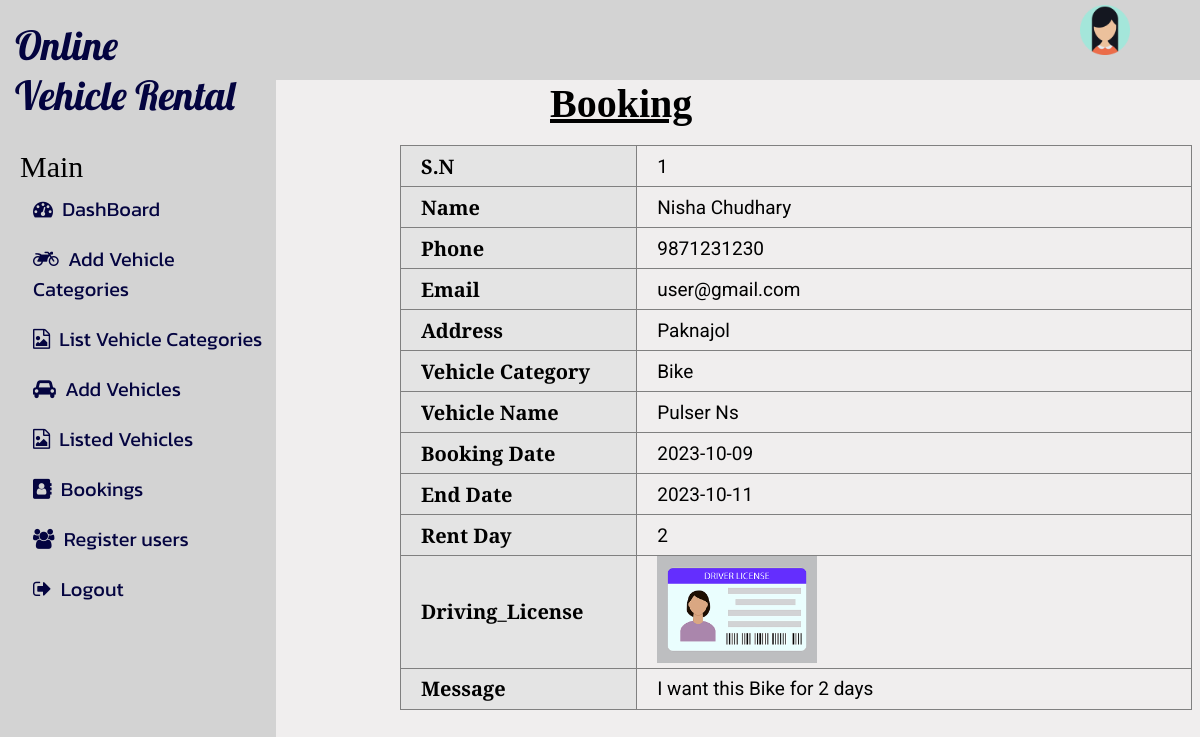
The app's page /admin/view_booking.php?b_id=1 with its own data.
### tables this page shows
CREATE TABLE `booking` (
  `b_id` int(11) NOT NULL,
  `Full_Name` varchar(30) NOT NULL,
  `Email` varchar(50) NOT NULL,
  `Phone_Number` bigint(20) DEFAULT NULL,
  `Address` varchar(30) NOT NULL,
  `Rent_Days` int(11) NOT NULL,
  `Vehicle_Category` varchar(20) NOT NULL,
  `Booking_Date` date NOT NULL,
  `End_Date` date NOT NULL,
  `Driving_License` varchar(100) DEFAULT NULL,
  `Message` varchar(500) NOT NULL,
  `status` tinyint(1) DEFAULT 0,
  `vehicle_id` int(11) DEFAULT NULL,
  `c_id` int(11) NOT NULL
);

CREATE TABLE `vehicle` (
  `vehicle_id` int(11) NOT NULL,
  `Vehicle_name` varchar(50) NOT NULL,
  `fuel` varchar(20) NOT NULL,
  `seats` int(11) NOT NULL,
  `price` int(11) NOT NULL,
  `model` int(11) NOT NULL,
  `image` varchar(100) DEFAULT NULL,
  `status` tinyint(1) DEFAULT NULL,
  `created_at` datetime NOT NULL,
  `updated_at` datetime NOT NULL,
  `created_by` int(11) DEFAULT NULL,
  `updated_by` int(11) DEFAULT NULL,
  `category_id` int(11) DEFAULT NULL,
  `message` varchar(500) NOT NULL
);

### admin/view_booking.php (the view, shortened to what this page needs)
<?php
if (isset($_GET['b_id'])) {
    $id = $_GET['b_id'];
    require_once "connection.php";
    $sql = "SELECT booking.b_id, booking.Full_Name, booking.Email, booking.Phone_Number,booking.Address, booking.Rent_Days, booking.Vehicle_Category, booking.Booking_Date, booking.End_Date, booking.Driving_License, booking.Message, booking.status, booking.message,vehicle.Vehicle_name
        FROM booking
        JOIN vehicle on vehicle.vehicle_id = booking.vehicle_id
        WHERE b_id = $id";
    $result = $connection->query($sql);
    if ($result) {
        if ($result->num_rows == 1) {
            $row = $result->fetch_assoc();
        } else {
            $row = [];
        }
    } else {
        echo "Query error: " . $connection->error;
        exit;
    }
} else {
    $row = [];
}
?>
<!DOCTYPE html>
<html lang="en">
<head>
    <link rel="stylesheet" href="https://cdnjs.cloudflare.com/ajax/libs/font-awesome/4.7.0/css/font-awesome.min.css">
    <link rel="stylesheet" type="text/css" href="dashboard.css">
</head>
<body>
    <?php
        include_once'maindashboard.php';
    ?>
    <div class="booking-list">
        <h2 class="booking-h1list">Booking</h2>
        <table class="booking-tablestyle" border="1px solid black">
                <?php if (!empty($row)) { ?>
                    <tr>
                        <th>S.N</th>
                        <td><?php echo $row['b_id'];?></td>
                    </tr>
                    <tr>
                        <th>Name</th>
                        <td><?php echo $row['Full_Name'];?> </td>
                    </tr>
                    <tr>
                        <th>Phone</th>
                        <td><?php echo $row['Phone_Number'];?></td>
                    </tr>
                    <tr>
                        <th>Email</th>
                        <td><?php echo $row['Email'];?></td>
                    </tr>
                    <tr>
                        <th>Address</th>
                        <td><?php echo $row['Address'];?></td>
                    </tr>
                    <tr>
                        <th>Vehicle Category</th>
                        <td><?php echo $row['Vehicle_Category'];?></td>
                    </tr>
                    <tr>
                        <th>Vehicle Name</th>
                        <td><?php echo $row['Vehicle_name'];?></td>
                    </tr>
                    <tr>
                        <th>Booking Date</th>
                        <td><?php echo $row['Booking_Date'];?></td>
                    </tr>
                    <tr>
                        <th>End Date</th>
                        <td><?php echo $row['End_Date'];?></td>
                    </tr>
                    <tr>
                        <th>Rent Day</th>
                        <td><?php echo $row['Rent_Days'];?></td>
                    </tr>
                    <tr>
                        <th>Driving_License</th>
                        <td><img src="uploads/<?php echo $row['Driving_License'] ?>" width="30%"></td>
                    </tr>
                    <tr>
                        <th>Message</th>
                        <td><?php echo $row['Message'];?></td>
                    </tr>
            <?php }?>
        </table>
    </div>
</body>
</html>

### admin/maindashboard.php
<header class="D-heading">
			<div class="profile">
				<img src="img\girl.png" width="50px" >
			</div>
	</header>
	<section class="sidenav">
		<div class="D-title">
			<p>Online <br>Vehicle Rental</p>
		</div>
		<div class="mysidenav">
			<p class="Dlogo">Main</p>
			<a href="dashboard.php" class="icon-a"><i class="fa fa-dashboard icons"></i>&nbsp;&nbsp;DashBoard</a>
			<a href="add_categories.php" class="icon-a"><i class="fa fa-motorcycle"></i>&nbsp;&nbsp;Add Vehicle Categories</a>
			<a href="list_categories.php" class="icon-a"><i class="fa fa-file-photo-o"></i>&nbsp;&nbsp;List Vehicle Categories</a>
			<a href="add-vehicle.php" class="icon-a"><i class="fa fa-automobile icons"></i>&nbsp;&nbsp;Add Vehicles</a>
			<a href="list_vehicle.php" class="icon-a"><i class="fa fa-file-photo-o"></i>&nbsp;&nbsp;Listed Vehicles</a>
			<a href="list_booking.php" class="icon-a"><i class="fa fa-address-book icons"></i>&nbsp;&nbsp;Bookings</a>
			<a href="registereduser.php" class="icon-a"><i class="fa fa-users icons"></i>&nbsp;&nbsp;Register users</a>
			<a href="admin-logout.php" class="icon-a"><i class="fa fa-sign-out"></i>&nbsp;&nbsp;Logout</a>
		</div>
	</section>

### admin/dashboard.css (style rules this page uses)
* { margin: 0; padding: 0; }
body { width: 100%; background: #F0EEEE; }
.D-heading { width: 100%; float: right; height: 10vh; background: lightgrey; }
.profile { width: 10%; display: inline-block; float: right; }
.profile img { margin-top: 5px; }
.sidenav { width: 23%; background:lightgrey; height: 100%; position: fixed; padding-top: 20px; overflow: hidden; }
.mysidenav { margin-top: 30px; height: 100vh; margin-left: 0px; }
.D-title p { font-size: 40px; font-family:Lobster; color: #040440; margin-left: 15px; }
.Dlogo { font-size: 30px; font-family: PT Serif; margin-left: 20px; color: black; }
.mysidenav a { padding: 10px 8px 10px 33px; text-decoration: none; font-size: 20px; font-family: Kanit; color: #040440; display: block; transition: 0.5s; }
::placeholder { color: white; padding-left: 20px; }
::placeholder { font-size: 15px; padding-left: 10px; color: gray; }
.tablestyle1 tr,th,td { border:1px solid black; height: 40px; }
.tablestyle tr,th,td { border:1px solid black; height: 40px; }
::placeholder { font-size: 15px; padding-left: 10px; }
.booking-list { padding-top: 10px; }
.booking-h1list { font-size: 40px; text-decoration: underline; margin-bottom: 18px; margin-left: 550px; }
.booking-tablestyle { border:1px solid black; height: 40px; width: 66%; margin-left: 400px; border-collapse:collapse; }
.booking-tablestyle th { font-size: 20px; width: 5%; text-align: left; padding-left: 20px; font-family: PT Serif; background:#E4E4E4; }
.booking-tablestyle td { font-family: Roboto; font-size: 19px; text-align: left; padding-left: 20px; width: 30%; }
::placeholder { font-size: 15px; }
.tablestyle-user tr,th,td { border:1px solid gray; text-align:center; font-family: Roboto; }

### records on screen
booking: b_id "1", Full_Name "Nisha Chudhary", Phone_Number "9871231230", Email "user@gmail.com", Address "Paknajol", Vehicle_Category "Bike", vehicle.Vehicle_name "Pulser Ns", Booking_Date "2023-10-09", End_Date "2023-10-11", Rent_Days "2", Driving_License (picture), Message "I want this Bike for 2 days"
